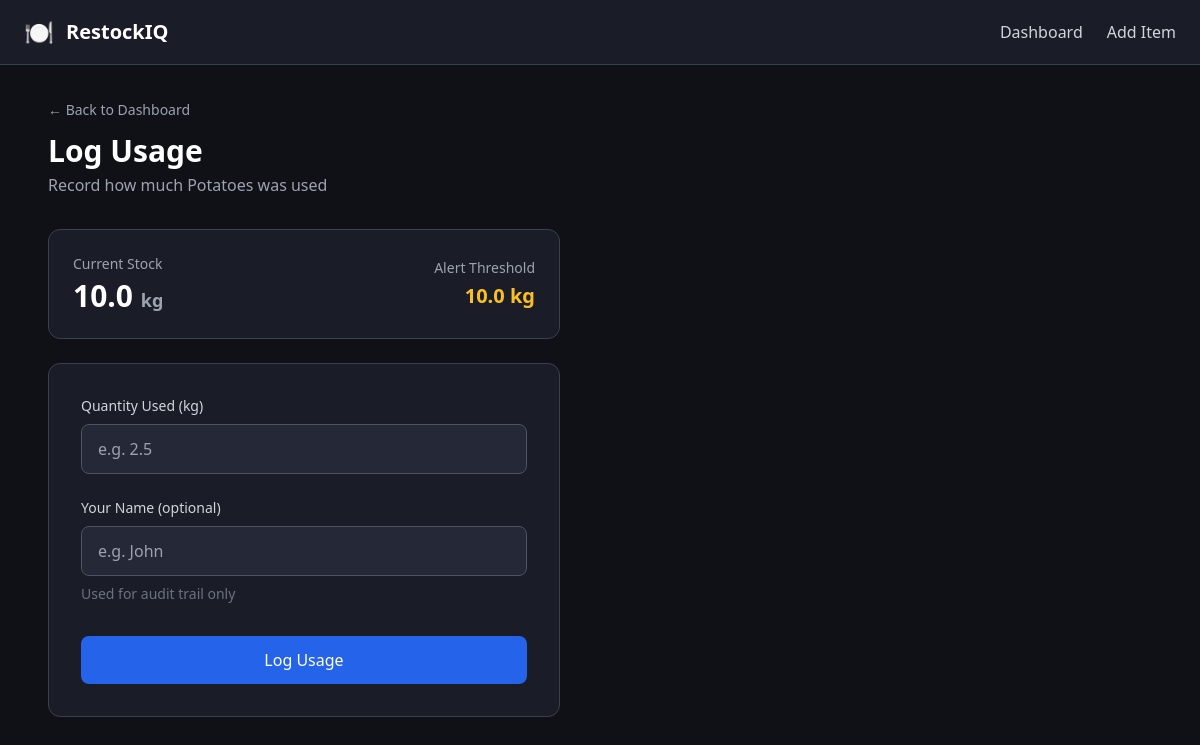
The page /log-usage/2 on the database its author committed.
### app/models.py (models this page shows, shortened)
class Item(db.Model):
    __tablename__ = 'items'
    id = db.Column(db.Integer, primary_key=True)
    name = db.Column(db.String(100), nullable=False)
    unit = db.Column(db.String(20), nullable=False)
    current_stock = db.Column(db.Float, nullable=False, default=0)
    low_threshold = db.Column(db.Float, nullable=False, default=10)
    created_at = db.Column(db.DateTime, default=datetime.utcnow)
    logs = db.relationship('StockLog', backref='item', lazy=True)

### app/routes.py (the view, shortened to what this page needs)
@main.route('/log-usage/<int:item_id>', methods=['GET', 'POST'])
def log_usage(item_id):
    item = Item.query.get_or_404(item_id)
    return render_template('log_usage.html', item=item)

### app/templates/log_usage.html
{% extends 'base.html' %}
{% block content %}
<div class="mb-8">
    <a href="/" class="text-gray-400 hover:text-white text-sm transition">← Back to Dashboard</a>
    <h1 class="text-3xl font-bold text-white mt-3">Log Usage</h1>
    <p class="text-gray-400 mt-1">Record how much {{ item.name }} was used</p>
</div>
<div class="max-w-lg bg-dark-800 rounded-xl border border-gray-700 p-6 mb-6">
    <div class="flex items-center justify-between">
        <div>
            <p class="text-gray-400 text-sm">Current Stock</p>
            <p class="text-3xl font-bold text-white mt-1">
                {{ item.current_stock }} <span class="text-lg text-gray-400">{{ item.unit }}</span>
            </p>
        </div>
        <div class="text-right">
            <p class="text-gray-400 text-sm">Alert Threshold</p>
            <p class="text-xl font-semibold text-amber-400 mt-1">
                {{ item.low_threshold }} {{ item.unit }}
            </p>
        </div>
    </div>
</div>
<div class="max-w-lg bg-dark-800 rounded-xl border border-gray-700 p-8">
    <form method="POST" action="/log-usage/{{ item.id }}">
        <div class="mb-6">
            <label class="block text-sm font-medium text-gray-300 mb-2">
                Quantity Used ({{ item.unit }})
            </label>
            <input
                type="number"
                name="quantity_used"
                placeholder="e.g. 2.5"
                step="0.1"
                min="0.1"
                required
                class="w-full bg-dark-700 border border-gray-600 text-white rounded-lg px-4 py-3 focus:outline-none focus:border-blue-500 transition">
        </div>
        <div class="mb-8">
            <label class="block text-sm font-medium text-gray-300 mb-2">Your Name (optional)</label>
            <input
                type="text"
                name="logged_by"
                placeholder="e.g. John"
                class="w-full bg-dark-700 border border-gray-600 text-white rounded-lg px-4 py-3 focus:outline-none focus:border-blue-500 transition">
            <p class="text-gray-500 text-sm mt-2">Used for audit trail only</p>
        </div>
        <button
            type="submit"
            class="w-full bg-blue-600 hover:bg-blue-500 text-white font-medium py-3 rounded-lg transition">
            Log Usage
        </button>
    </form>
</div>
{% endblock %}

### rows shown on the page
Item: name "Potatoes", current_stock "10.0", unit "kg", low_threshold "10.0"
